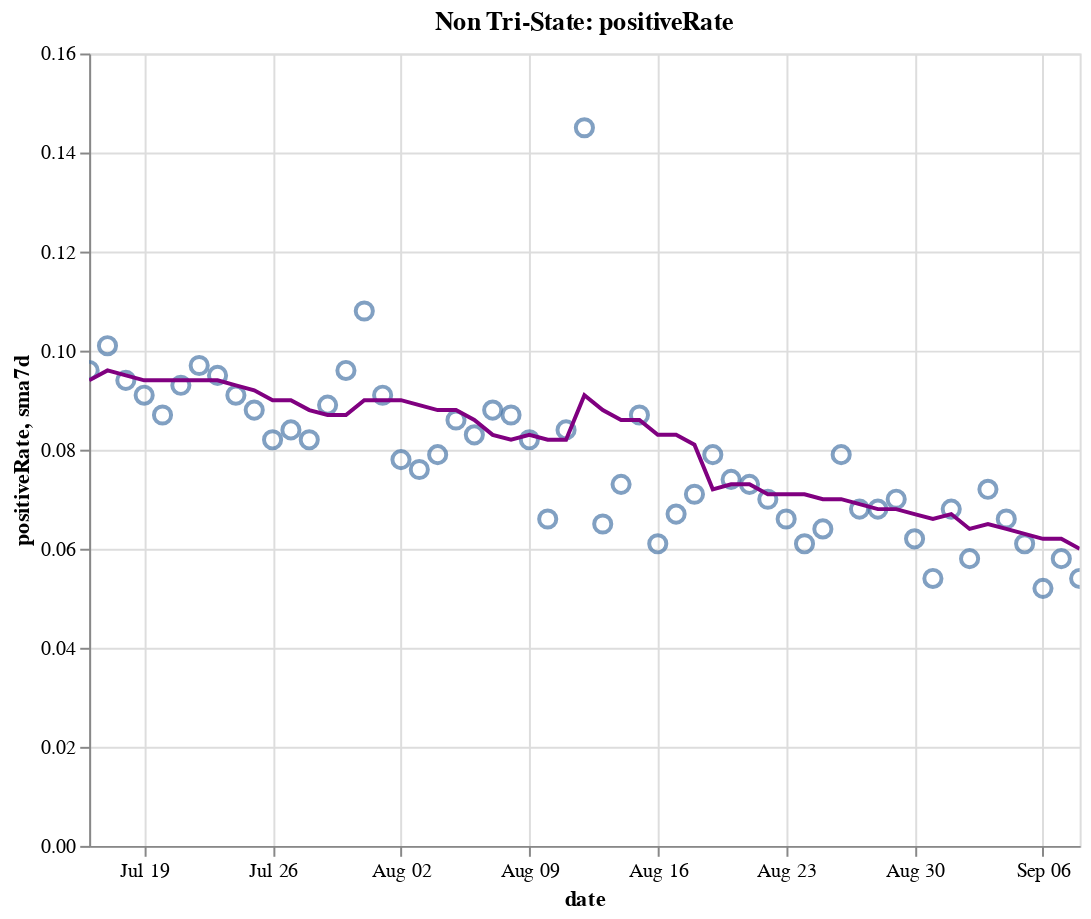

Notebook code for this chart:
### Code cell
create_plot(non_tristate, 'positiveRate')

### Figure 1 — Vega-Lite specification as saved in the notebook (floating-point values rounded to 4 significant figures)
{"config": {"view": {"continuousWidth": 400, "continuousHeight": 300}}, "layer": [{"layer": [{"mark": {"type": "point", "size": 75}, "encoding": {"tooltip": [{"type": "temporal", "field": "date"}, {"type": "quantitative", "field": "positiveRate"}, {"type": "quantitative", "field": "sma7d"}], "x": {"type": "temporal", "field": "date"}, "y": {"type": "quantitative", "field": "positiveRate"}}, "selection": {"selector016": {"type": "interval", "bind": "scales", "encodings": ["x", "y"]}}}, {"mark": {"type": "line", "color": "purple"}, "encoding": {"x": {"type": "temporal", "field": "date"}, "y": {"type": "quantitative", "field": "sma7d"}}}]}, {"mark": {"type": "rule", "color": "#aaa"}, "encoding": {"x": {"type": "temporal", "field": "date"}}, "transform": [{"filter": {"selection": "selector015"}}]}, {"mark": "circle", "encoding": {"opacity": {"condition": {"value": 1, "selection": "selector015"}, "value": 0}, "tooltip": [{"type": "temporal", "field": "date"}, {"type": "quantitative", "field": "positiveRate"}, {"type": "quantitative", "field": "sma7d"}], "x": {"type": "temporal", "field": "date"}, "y": {"type": "quantitative", "field": "positiveRate"}}, "selection": {"selector015": {"type": "single", "encodings": ["x"], "on": "mouseover", "nearest": true, "empty": "none"}}}, {"mark": {"type": "text", "align": "left", "dx": 5, "dy": -5, "stroke": "white", "strokeWidth": 2}, "encoding": {"text": {"type": "quantitative", "field": "positiveRate"}, "tooltip": [{"type": "temporal", "field": "date"}, {"type": "quantitative", "field": "positiveRate"}, {"type": "quantitative", "field": "sma7d"}], "x": {"type": "temporal", "field": "date"}, "y": {"type": "quantitative", "field": "positiveRate"}}, "transform": [{"filter": {"selection": "selector015"}}]}, {"mark": {"type": "text", "align": "left", "dx": 5, "dy": -5}, "encoding": {"text": {"type": "quantitative", "field": "positiveRate"}, "tooltip": [{"type": "temporal", "field": "date"}, {"type": "quantitative", "field": "positiveRate"}, {"type": "quantitative", "field": "sma7d"}], "x": {"type": "temporal", "field": "date"}, "y": {"type": "quantitative", "field": "positiveRate"}}, "transform": [{"filter": {"selection": "selector015"}}]}], "data": {"name": "data-38f8cf5043e272bc76b6e5ef722a2bfd"}, "height": 400, "title": "Non Tri-State: positiveRate", "width": 500, "$schema": "https://vega.github.io/schema/vega-lite/v4.8.1.json", "datasets": {"data-38f8cf5043e272bc76b6e5ef722a2bfd": [{"date": "2020-07-16T00:00:00", "totalTestResultsIncrease": 727800.0, "positiveIncrease": 69930.0, "death": 85500.0, "deathIncrease": 896.0, "positiveRate": 0.096, "state": "Non Tri-State", "sma7d": 0.094}, {"date": "2020-07-17T00:00:00", "totalTestResultsIncrease": 752000.0, "positiveIncrease": 75880.0, "death": 86420.0, "deathIncrease": 915.0, "positiveRate": 0.101, "state": "Non Tri-State", "sma7d": 0.096}, {"date": "2020-07-18T00:00:00", "totalTestResultsIncrease": 681400.0, "positiveIncrease": 63930.0, "death": 87260.0, "deathIncrease": 846.0, "positiveRate": 0.094, "state": "Non Tri-State", "sma7d": 0.095}, {"date": "2020-07-19T00:00:00", "totalTestResultsIncrease": 703600.0, "positiveIncrease": 63790.0, "death": 87770.0, "deathIncrease": 506.0, "positiveRate": 0.091, "state": "Non Tri-State", "sma7d": 0.094}, {"date": "2020-07-20T00:00:00", "totalTestResultsIncrease": 645700.0, "positiveIncrease": 56180.0, "death": 88110.0, "deathIncrease": 335.0, "positiveRate": 0.087, "state": "Non Tri-State", "sma7d": 0.094}, {"date": "2020-07-21T00:00:00", "totalTestResultsIncrease": 673600.0, "positiveIncrease": 62740.0, "death": 89120.0, "deathIncrease": 1014.0, "positiveRate": 0.093, "state": "Non Tri-State", "sma7d": 0.094}, {"date": "2020-07-22T00:00:00", "totalTestResultsIncrease": 699400.0, "positiveIncrease": 68110.0, "death": 90260.0, "deathIncrease": 1137.0, "positiveRate": 0.097, "state": "Non Tri-State", "sma7d": 0.094}, {"date": "2020-07-23T00:00:00", "totalTestResultsIncrease": 744000.0, "positiveIncrease": 70490.0, "death": 91270.0, "deathIncrease": 1015.0, "positiveRate": 0.095, "state": "Non Tri-State", "sma7d": 0.094}, {"date": "2020-07-24T00:00:00", "totalTestResultsIncrease": 803900.0, "positiveIncrease": 73480.0, "death": 92400.0, "deathIncrease": 1129.0, "positiveRate": 0.091, "state": "Non Tri-State", "sma7d": 0.093}, {"date": "2020-07-25T00:00:00", "totalTestResultsIncrease": 719000.0, "positiveIncrease": 63480.0, "death": 93400.0, "deathIncrease": 999.0, "positiveRate": 0.088, "state": "Non Tri-State", "sma7d": 0.092}, {"date": "2020-07-26T00:00:00", "totalTestResultsIncrease": 732400.0, "positiveIncrease": 59960.0, "death": 93940.0, "deathIncrease": 544.0, "positiveRate": 0.082, "state": "Non Tri-State", "sma7d": 0.09}, {"date": "2020-07-27T00:00:00", "totalTestResultsIncrease": 642900.0, "positiveIncrease": 54070.0, "death": 94970.0, "deathIncrease": 1026.0, "positiveRate": 0.084, "state": "Non Tri-State", "sma7d": 0.09}, {"date": "2020-07-28T00:00:00", "totalTestResultsIncrease": 672600.0, "positiveIncrease": 55340.0, "death": 96060.0, "deathIncrease": 1086.0, "positiveRate": 0.082, "state": "Non Tri-State", "sma7d": 0.088}, {"date": "2020-07-29T00:00:00", "totalTestResultsIncrease": 730700.0, "positiveIncrease": 65310.0, "death": 97520.0, "deathIncrease": 1466.0, "positiveRate": 0.089, "state": "Non Tri-State", "sma7d": 0.087}, {"date": "2020-07-30T00:00:00", "totalTestResultsIncrease": 711300.0, "positiveIncrease": 68310.0, "death": 98750.0, "deathIncrease": 1229.0, "positiveRate": 0.096, "state": "Non Tri-State", "sma7d": 0.087}, {"date": "2020-07-31T00:00:00", "totalTestResultsIncrease": 611000.0, "positiveIncrease": 66150.0, "death": 100000.0, "deathIncrease": 1295.0, "positiveRate": 0.108, "state": "Non Tri-State", "sma7d": 0.09}, {"date": "2020-08-01T00:00:00", "totalTestResultsIncrease": 662600.0, "positiveIncrease": 59980.0, "death": 101200.0, "deathIncrease": 1164.0, "positiveRate": 0.091, "state": "Non Tri-State", "sma7d": 0.09}, {"date": "2020-08-02T00:00:00", "totalTestResultsIncrease": 591300.0, "positiveIncrease": 45900.0, "death": 101700.0, "deathIncrease": 486.0, "positiveRate": 0.078, "state": "Non Tri-State", "sma7d": 0.09}, {"date": "2020-08-03T00:00:00", "totalTestResultsIncrease": 639400.0, "positiveIncrease": 48710.0, "death": 102200.0, "deathIncrease": 502.0, "positiveRate": 0.076, "state": "Non Tri-State", "sma7d": 0.089}, {"date": "2020-08-04T00:00:00", "totalTestResultsIncrease": 638600.0, "positiveIncrease": 50720.0, "death": 103400.0, "deathIncrease": 1241.0, "positiveRate": 0.079, "state": "Non Tri-State", "sma7d": 0.088}, {"date": "2020-08-05T00:00:00", "totalTestResultsIncrease": 593000.0, "positiveIncrease": 51220.0, "death": 104800.0, "deathIncrease": 1335.0, "positiveRate": 0.086, "state": "Non Tri-State", "sma7d": 0.088}, {"date": "2020-08-06T00:00:00", "totalTestResultsIncrease": 642000.0, "positiveIncrease": 53090.0, "death": 106000.0, "deathIncrease": 1238.0, "positiveRate": 0.083, "state": "Non Tri-State", "sma7d": 0.086}, {"date": "2020-08-07T00:00:00", "totalTestResultsIncrease": 685100.0, "positiveIncrease": 60200.0, "death": 107300.0, "deathIncrease": 1313.0, "positiveRate": 0.088, "state": "Non Tri-State", "sma7d": 0.083}, {"date": "2020-08-08T00:00:00", "totalTestResultsIncrease": 608500.0, "positiveIncrease": 52640.0, "death": 108400.0, "deathIncrease": 1075.0, "positiveRate": 0.087, "state": "Non Tri-State", "sma7d": 0.082}, {"date": "2020-08-09T00:00:00", "totalTestResultsIncrease": 609200.0, "positiveIncrease": 49760.0, "death": 109000.0, "deathIncrease": 604.0, "positiveRate": 0.082, "state": "Non Tri-State", "sma7d": 0.083}, {"date": "2020-08-10T00:00:00", "totalTestResultsIncrease": 626400.0, "positiveIncrease": 41110.0, "death": 109400.0, "deathIncrease": 417.0, "positiveRate": 0.066, "state": "Non Tri-State", "sma7d": 0.082}, {"date": "2020-08-11T00:00:00", "totalTestResultsIncrease": 648300.0, "positiveIncrease": 54470.0, "death": 110700.0, "deathIncrease": 1307.0, "positiveRate": 0.084, "state": "Non Tri-State", "sma7d": 0.082}, {"date": "2020-08-12T00:00:00", "totalTestResultsIncrease": 378700.0, "positiveIncrease": 54950.0, "death": 112200.0, "deathIncrease": 1495.0, "positiveRate": 0.145, "state": "Non Tri-State", "sma7d": 0.091}, {"date": "2020-08-13T00:00:00", "totalTestResultsIncrease": 776600.0, "positiveIncrease": 50290.0, "death": 113400.0, "deathIncrease": 1145.0, "positiveRate": 0.065, "state": "Non Tri-State", "sma7d": 0.088}, {"date": "2020-08-14T00:00:00", "totalTestResultsIncrease": 740400.0, "positiveIncrease": 54220.0, "death": 114600.0, "deathIncrease": 1199.0, "positiveRate": 0.073, "state": "Non Tri-State", "sma7d": 0.086}, {"date": "2020-08-15T00:00:00", "totalTestResultsIncrease": 636500.0, "positiveIncrease": 55140.0, "death": 115800.0, "deathIncrease": 1200.0, "positiveRate": 0.087, "state": "Non Tri-State", "sma7d": 0.086}, {"date": "2020-08-16T00:00:00", "totalTestResultsIncrease": 683900.0, "positiveIncrease": 41870.0, "death": 116400.0, "deathIncrease": 611.0, "positiveRate": 0.061, "state": "Non Tri-State", "sma7d": 0.083}, {"date": "2020-08-17T00:00:00", "totalTestResultsIncrease": 548000.0, "positiveIncrease": 36790.0, "death": 116800.0, "deathIncrease": 394.0, "positiveRate": 0.067, "state": "Non Tri-State", "sma7d": 0.083}, {"date": "2020-08-18T00:00:00", "totalTestResultsIncrease": 564300.0, "positiveIncrease": 39820.0, "death": 118000.0, "deathIncrease": 1178.0, "positiveRate": 0.071, "state": "Non Tri-State", "sma7d": 0.081}, {"date": "2020-08-19T00:00:00", "totalTestResultsIncrease": 558900.0, "positiveIncrease": 43930.0, "death": 119400.0, "deathIncrease": 1402.0, "positiveRate": 0.079, "state": "Non Tri-State", "sma7d": 0.072}, {"date": "2020-08-20T00:00:00", "totalTestResultsIncrease": 582400.0, "positiveIncrease": 42940.0, "death": 120500.0, "deathIncrease": 1122.0, "positiveRate": 0.074, "state": "Non Tri-State", "sma7d": 0.073}, {"date": "2020-08-21T00:00:00", "totalTestResultsIncrease": 622200.0, "positiveIncrease": 45480.0, "death": 121600.0, "deathIncrease": 1109.0, "positiveRate": 0.073, "state": "Non Tri-State", "sma7d": 0.073}, {"date": "2020-08-22T00:00:00", "totalTestResultsIncrease": 645900.0, "positiveIncrease": 45170.0, "death": 122600.0, "deathIncrease": 1023.0, "positiveRate": 0.07, "state": "Non Tri-State", "sma7d": 0.071}, {"date": "2020-08-23T00:00:00", "totalTestResultsIncrease": 555200.0, "positiveIncrease": 36740.0, "death": 123200.0, "deathIncrease": 563.0, "positiveRate": 0.066, "state": "Non Tri-State", "sma7d": 0.071}, {"date": "2020-08-24T00:00:00", "totalTestResultsIncrease": 547000.0, "positiveIncrease": 33520.0, "death": 123500.0, "deathIncrease": 333.0, "positiveRate": 0.061, "state": "Non Tri-State", "sma7d": 0.071}, {"date": "2020-08-25T00:00:00", "totalTestResultsIncrease": 552300.0, "positiveIncrease": 35410.0, "death": 124600.0, "deathIncrease": 1138.0, "positiveRate": 0.064, "state": "Non Tri-State", "sma7d": 0.07}, {"date": "2020-08-26T00:00:00", "totalTestResultsIncrease": 545500.0, "positiveIncrease": 43030.0, "death": 125900.0, "deathIncrease": 1280.0, "positiveRate": 0.079, "state": "Non Tri-State", "sma7d": 0.07}, {"date": "2020-08-27T00:00:00", "totalTestResultsIncrease": 625700.0, "positiveIncrease": 42760.0, "death": 127000.0, "deathIncrease": 1116.0, "positiveRate": 0.068, "state": "Non Tri-State", "sma7d": 0.069}, {"date": "2020-08-28T00:00:00", "totalTestResultsIncrease": 671000.0, "positiveIncrease": 45410.0, "death": 128000.0, "deathIncrease": 1011.0, "positiveRate": 0.068, "state": "Non Tri-State", "sma7d": 0.068}, {"date": "2020-08-29T00:00:00", "totalTestResultsIncrease": 623200.0, "positiveIncrease": 43520.0, "death": 129100.0, "deathIncrease": 1005.0, "positiveRate": 0.07, "state": "Non Tri-State", "sma7d": 0.068}, {"date": "2020-08-30T00:00:00", "totalTestResultsIncrease": 617900.0, "positiveIncrease": 38510.0, "death": 129500.0, "deathIncrease": 463.0, "positiveRate": 0.062, "state": "Non Tri-State", "sma7d": 0.067}, {"date": "2020-08-31T00:00:00", "totalTestResultsIncrease": 552200.0, "positiveIncrease": 30020.0, "death": 129900.0, "deathIncrease": 357.0, "positiveRate": 0.054, "state": "Non Tri-State", "sma7d": 0.066}, {"date": "2020-09-01T00:00:00", "totalTestResultsIncrease": 606900.0, "positiveIncrease": 41210.0, "death": 130900.0, "deathIncrease": 1018.0, "positiveRate": 0.068, "state": "Non Tri-State", "sma7d": 0.067}, {"date": "2020-09-02T00:00:00", "totalTestResultsIncrease": 506300.0, "positiveIncrease": 29490.0, "death": 131900.0, "deathIncrease": 1015.0, "positiveRate": 0.058, "state": "Non Tri-State", "sma7d": 0.064}, {"date": "2020-09-03T00:00:00", "totalTestResultsIncrease": 603600.0, "positiveIncrease": 43350.0, "death": 133000.0, "deathIncrease": 1055.0, "positiveRate": 0.072, "state": "Non Tri-State", "sma7d": 0.065}, {"date": "2020-09-04T00:00:00", "totalTestResultsIncrease": 764600.0, "positiveIncrease": 50120.0, "death": 133900.0, "deathIncrease": 986.0, "positiveRate": 0.066, "state": "Non Tri-State", "sma7d": 0.064}, {"date": "2020-09-05T00:00:00", "totalTestResultsIncrease": 719600.0, "positiveIncrease": 43780.0, "death": 134900.0, "deathIncrease": 909.0, "positiveRate": 0.061, "state": "Non Tri-State", "sma7d": 0.063}, {"date": "2020-09-06T00:00:00", "totalTestResultsIncrease": 621400.0, "positiveIncrease": 32080.0, "death": 135300.0, "deathIncrease": 436.0, "positiveRate": 0.052, "state": "Non Tri-State", "sma7d": 0.062}, {"date": "2020-09-07T00:00:00", "totalTestResultsIncrease": 482000.0, "positiveIncrease": 27830.0, "death": 135500.0, "deathIncrease": 221.0, "positiveRate": 0.058, "state": "Non Tri-State", "sma7d": 0.062}, {"date": "2020-09-08T00:00:00", "totalTestResultsIncrease": 390700.0, "positiveIncrease": 20970.0, "death": 135900.0, "deathIncrease": 341.0, "positiveRate": 0.054, "state": "Non Tri-State", "sma7d": 0.06}]}}
